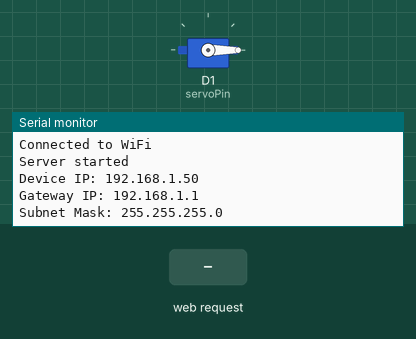
Recording of a program running on a simulated ESP8266 (NodeMCU). Shown: servo, the last lines printed to the serial monitor. The inputs (shaded band) are chosen by the test bench. WiFi joins after 1.5 s; servers stay silent unless stated.

Above: at 3.2 s.
3.3 s: HTTP request GET /press received
At 4.3 s:
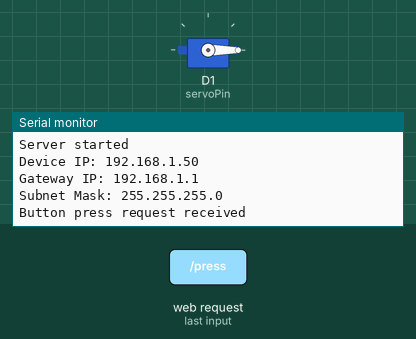
5.3 s: HTTP request GET /areyoualive received
At 6.6 s:
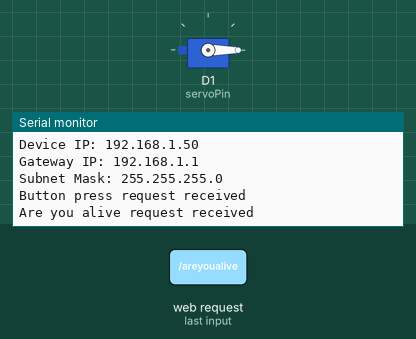

The program:

main.cpp
```cpp
#include <ESP8266WiFi.h>
#include <ESPAsyncTCP.h>
#include <ESPAsyncWebServer.h>
#include <Servo.h>

// Replace with your network credentials
const char *ssid = "fbnet2.4Ghz";
const char *password = "lichenesecco1lichenesecco1";

// Define static IP settings for 192.168.0.x network
IPAddress local_IP(192, 168, 0, 184); // The static IP address

// Define the turning degrees for the servo
int turningDegrees = 90;

// Create AsyncWebServer object on port 80
AsyncWebServer server(80);

// Create a servo object
Servo servo;

// Define the servo pin
const int servoPin = D1; // Adjust according to your setup

void setup()
{
  // Start the Serial Monitor
  Serial.begin(115200);

  // Set up the servo
  servo.attach(servoPin);

  Serial.println();
  Serial.println("CONFIGURATION PARAMETERS:");
  Serial.println("WLAN SSID: " + String(ssid));
  Serial.println("WLAN Password: " + String(password));
  Serial.print("Device IP: ");
  Serial.println(local_IP);
  Serial.print("Servo PIN: ");
  Serial.println(servoPin);
  Serial.print("Turning Degrees: ");
  Serial.println(turningDegrees);

  // Setting the servo to start position
  servo.write(0); // Move back to 0 degrees

  // Connect to Wi-Fi
  WiFi.begin(ssid, password);
  unsigned long startAttemptTime = millis();

  // Wait for connection or timeout after 60 seconds
  while (WiFi.status() != WL_CONNECTED && millis() - startAttemptTime < 60000)
  {
    delay(1000);
    Serial.println("Connecting to WiFi...");
  }

  if (WiFi.status() != WL_CONNECTED)
  {
    Serial.println("Failed to connect to WiFi");
  }
  else
  {
    // Set static IP address only after connection
    if (!WiFi.config(local_IP, WiFi.gatewayIP(), WiFi.subnetMask()))
    {
      Serial.println("STA Failed to configure");
    }

    Serial.println("Connected to WiFi");

    // Define the GET request handling for the servo
    server.on("/press", HTTP_GET, [](AsyncWebServerRequest *request)
              {
                // Move the servo
                servo.write(turningDegrees);   // Move to specified degrees
                delay(500);                    // Wait for half second
                servo.write(0);                // Move back to 0 degrees
                request->send(200, "text/plain", "SUCCESS");
                Serial.println("Button press request received"); });

    // Define the GET request handling for the areyoualive endpoint
    server.on("/areyoualive", HTTP_GET, [](AsyncWebServerRequest *request)
              { request->send(200, "text/plain", "OK");
                Serial.println("Are you alive request received"); });

    // Start server
    server.begin();
    Serial.println("Server started");

    Serial.print("Device IP: ");
    Serial.println(WiFi.localIP());
    Serial.print("Gateway IP: ");
    Serial.println(WiFi.gatewayIP());
    Serial.print("Subnet Mask: ");
    Serial.println(WiFi.subnetMask());
  }
}

void loop()
{
  // Continuously check WiFi status
  if (WiFi.status() != WL_CONNECTED)
  {
    Serial.println("WiFi connection lost, attempting to reconnect...");
    WiFi.begin(ssid, password);
    unsigned long startAttemptTime = millis();
    while (WiFi.status() != WL_CONNECTED && millis() - startAttemptTime < 60000)
    {
      delay(1000);
      Serial.println("Reconnecting to WiFi...");
    }

    if (WiFi.status() == WL_CONNECTED)
    {
      Serial.println("Reconnected to WiFi");
      Serial.print("Device IP: ");
      Serial.println(WiFi.localIP());
    }
    else
    {
      Serial.println("Failed to reconnect to WiFi");
    }
  }
}
```

Measured:
- after the input at 3.3 s, the serial monitor: prints a new line after 0.51 s (image 1)
- after the input at 5.3 s, the serial monitor: prints a new line at once (image 2)
